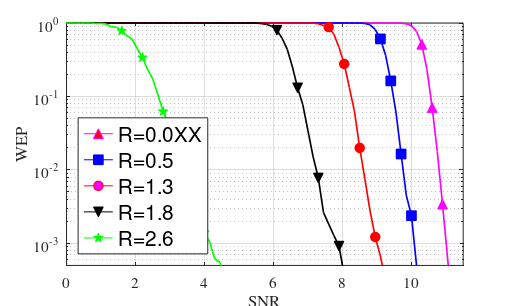

Here is the MATLAB script that generated this plot:
clc;clear;clf;

semilogy(10,10,'-^m','markerfacecolor','r','MarkerSize',7)
hold on
semilogy(10,10,'-sb','markerfacecolor','b','MarkerSize',7)
semilogy(10,10,'-or','markerfacecolor','m','MarkerSize',7)
semilogy(10,10,'-vk','markerfacecolor','k','MarkerSize',7)
semilogy(10,10,'-pg','markerfacecolor','g','MarkerSize',7)

%%
load WEP_Turbo_16QAM_rate3poincenage6_3gpp.mat

i=1
Rate_parity_Set(i)

semilogy(10.*log10(SNRLin),WEP_set(:,i),'-m','linewidth',1.2)

hold on

p0=104;
p1=2;
y1=WEP_set((p0:p1:end),1);
x1=SNRLin(p0:p1:end);
semilogy(10.*log10(x1),y1,'^m','markerfacecolor','m','MarkerSize',7)

%%
i=4
Rate_parity_Set(i)

semilogy(10.*log10(SNRLin),WEP_set(:,i),'-b','linewidth',1.2)
p0=96;
p1=2;
y2=WEP_set((p0:p1:end),i);
x2=SNRLin(p0:p1:end);
semilogy(10.*log10(x2),y2,'sb','markerfacecolor','b','MarkerSize',7)

%%

i=8
Rate_parity_Set(i)

semilogy(10.*log10(SNRLin),WEP_set(:,i),'-r','linewidth',1.2)
p0=86;
p1=3;
y2=WEP_set((p0:p1:end),i);
x2=SNRLin(p0:p1:end);
semilogy(10.*log10(x2),y2,'or','markerfacecolor','r','MarkerSize',7)

%%

i=11
Rate_parity_Set(i)

semilogy(10.*log10(SNRLin),WEP_set(:,i),'-k','linewidth',1.2)
p0=76;
p1=4;
y2=WEP_set((p0:p1:end),i);
x2=SNRLin(p0:p1:end);
semilogy(10.*log10(x2),y2,'vk','markerfacecolor','k','MarkerSize',7)

%%
i=15
Rate_parity_Set(i)
semilogy(10.*log10(SNRLin),WEP_set(:,i),'-g','linewidth',1.2)
p0=46;
p1=4;
y2=WEP_set((p0:p1:end),i);
x2=SNRLin(p0:p1:end);
semilogy(10.*log10(x2),y2,'pg','markerfacecolor','g','MarkerSize',7)

%%
xlabel('SNR')
ylabel('WEP')

grid

legend('R=0.0XX','R=0.5','R=1.3','R=1.8','R=2.6','Location','SouthWest')
axis([0 11.5 5e-4 1])
set(gca,'fontsize',11)
ll=legend;
set(ll,'FontSize',15);
%set(gcf,'PaperPositionMode','manual');

set(gcf,'PaperUnits','centimeters');
lar=512;
lon=2*lar/(1.1+sqrt(5));
set(gcf,'Position',[384 874 lar lon]);
set(gcf,'PaperPosition',[1.19 16 1.19 16]);
set(gca,'fontName','Times')
set(gcf,'PaperPositionMode','auto');




name_figure = 'Wep_BR';
print('-depsc','-r300',name_figure)



%load Turbo2_BRQ6.mat

% figure(1)
% 
% load WEP_Turbo_16QAM_rate1.5poincenage6_3gpp.mat
% 
% i=1;
% 
% Rate_parity_Set(i)
% semilogy(10.*log10(SNRLin),WEP_set(:,i),'-r')
% 
% hold on
% 
% i=5
% Rate_parity_Set(i)
% loglog(SNRLin,WEP_set(:,i),'-.m')
% 
% 
% i=10
% Rate_parity_Set(i)
% loglog(SNRLin,WEP_set(:,i),'-.g')
% 
% i=15
% Rate_parity_Set(i)
% loglog(SNRLin,WEP_set(:,i),'-.b')
% 
% axis([-5 6 1e-4 1])
% 
% legend('Rp=0','Rp=0.37','Rp=0.84','Rp=1.3')
% 
% xlabel('SNR')
% ylabel('WEP')
% 
% grid

% 
% figure(2)
% 
% load WEP_Turbo_16QAM_rate1.5poincenage6_3gpp.mat
% 
% for i=1:length(Rate_parity_Set)-1
%     semilogy(10.*log10(SNRLin),WEP_set(:,i))
%     hold on
% end
% axis([-5 6 1e-4 1])
% title('R=1.5')
% 
% 
% figure(3)
% 
% load WEP_Turbo_16QAM_rate2.25poincenage6_3gpp.mat
% 
% for i=1:length(Rate_parity_Set)-1
%     semilogy(10.*log10(SNRLin),WEP_set(:,i))
%     hold on
% end
% axis([-5 10 1e-4 1])
% title('R=2.25')
% 
% figure(4)
% 
% load WEP_Turbo_16QAM_rate3poincenage6_3gpp.mat
% 
% for i=1:length(Rate_parity_Set)-1
%     semilogy(10.*log10(SNRLin),WEP_set(:,i))
%     hold on
% end
% axis([-5 15 1e-4 1])
% title('R=3')
% 
% figure(5)
% 
% load WEP_Turbo_16QAM_rate3.75poincenage6_3gpp.mat
% 
% for i=1:length(Rate_parity_Set)-1
%     semilogy(10.*log10(SNRLin),WEP_set(:,i))
%     hold on
% end
% axis([-5 20 1e-4 1])
% title('R=4')
% 
% figure(6)
% 
% load MI_16QAM.mat
% MI_16QAM=[0 MI_16QAM(1:end-1)' 4];
% th=[0 10.^((SNR(1:end-1))'./10) 1e10];
% Qam_th=@(R) interp1(MI_16QAM,th,R);
% Qam_r=@(gamma) interp1(th,MI_16QAM,gamma);
% 
% load WEP_Turbo_16QAM_rate1.5poincenage6_3gpp.mat
% 
% load WEP_Turbo_16QAM_rate1.5poincenage6_3gpp.mat
% %[val,nan_v]=max(isnan(WEP_set(:,1)));
% %[val,nan_v]=min((WEP_set(:,1))>=1e-4);
% %j=nan_v;
% %j=(nan_v-1)*(nan_v>1)+length(SNRLin)*(nan_v==1);
% % SNRLin_m{i}=[0 SNRLin(1:j) 1e100];
% % WEP_m{i}=[1 (WEP_set((1:j),1))' 0];
% i=1;
% [C,IA,IC] = unique(WEP_set(:,1), 'last') ;
% output_wep = WEP_set((sort(IA)),1);
% output_SNRLin=SNRLin(sort(IA));
% [val,nan_v]=max(isnan(output_wep));
% j=(nan_v-1)*(nan_v>1)+length(IA)*(nan_v==1);
% SNRLin_m{i}=[1e-50 output_SNRLin(1:j) 1e100];
% WEP_m{i}=[1 output_wep(1:j)' 1e-50];
% 
% epsilon=1e-1;
% for i=1:length(Rate_parity_Set)-1
%     snr_th(i)=interp1(squeeze(WEP_m{1}(:,i)),10.*log10(squeeze(SNRLin_m{1})),epsilon);
% end
% plot(Rate_parity_Set(1:end-1),snr_th,'r',Rate_parity_Set(1:end-1),10.*log10(Qam_th(Rate_parity_Set(1:end-1))),'r')
% axis([-5 6 1e-4 1])
% title('R=1.5')
%     
